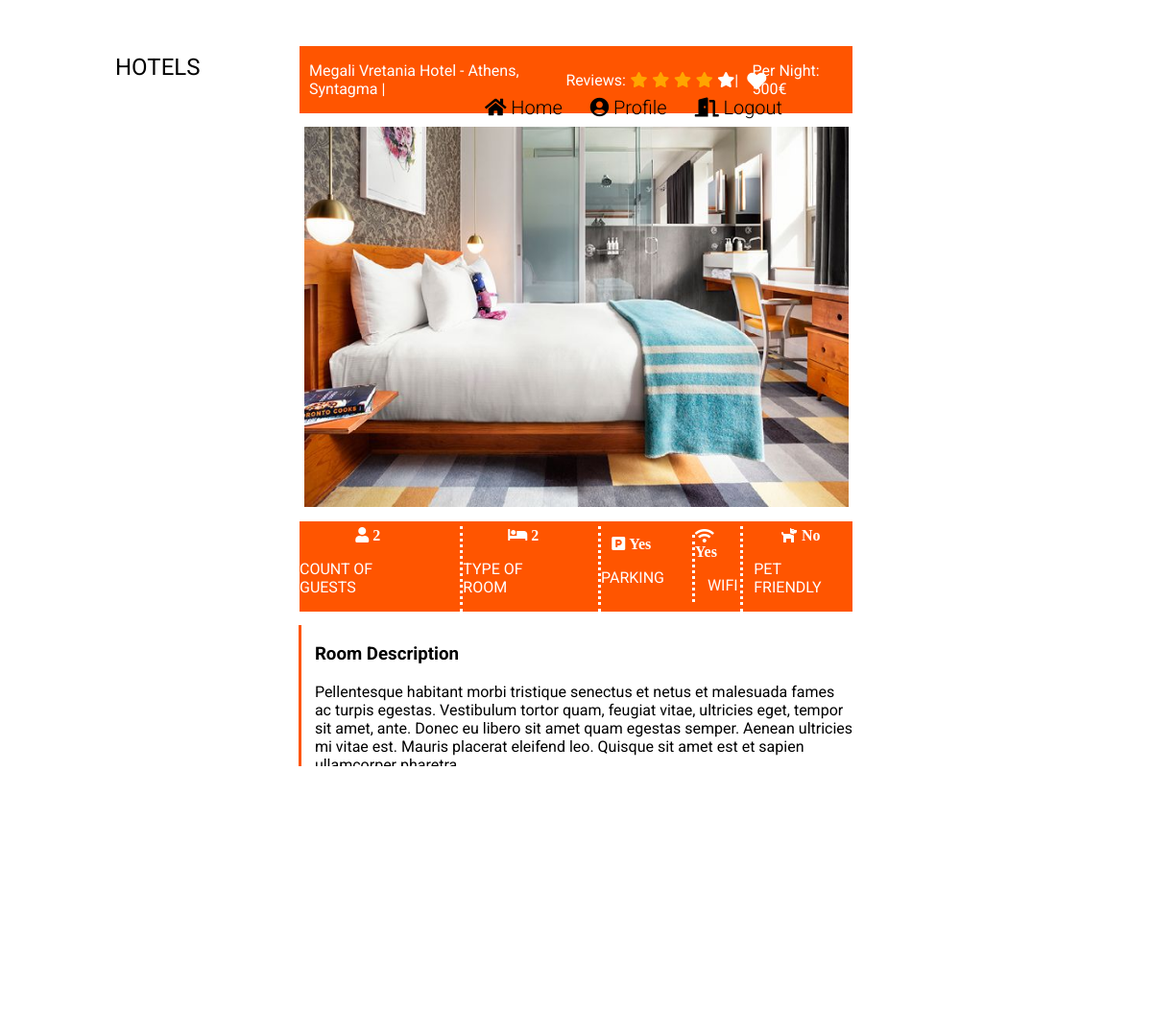
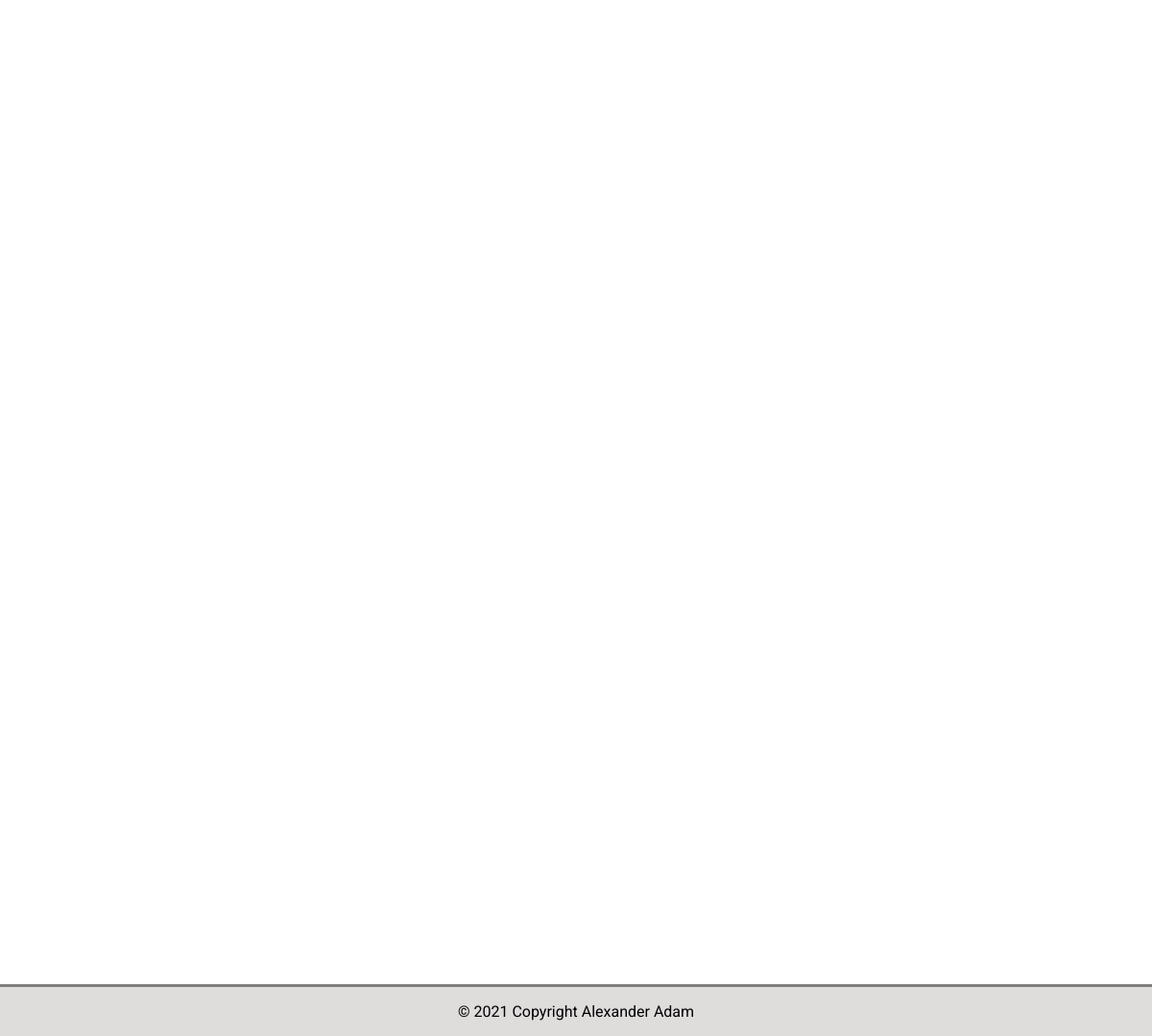
The page /hotel_app/public/room.php?room_id=2 (signed in) on the database its author committed (2 pictures, top to bottom).
### tables this page shows
CREATE TABLE `room` (
  `room_id` int(10) UNSIGNED NOT NULL,
  `type_id` int(10) UNSIGNED NOT NULL,
  `name` varchar(250) NOT NULL,
  `city` varchar(250) NOT NULL,
  `area` varchar(250) NOT NULL,
  `photo_url` varchar(250) NOT NULL,
  `count_of_guests` int(10) UNSIGNED NOT NULL,
  `price` int(10) UNSIGNED NOT NULL,
  `address` varchar(250) NOT NULL,
  `location_lat` decimal(10,7) NOT NULL,
  `location_long` decimal(10,7) NOT NULL,
  `description_short` varchar(250) NOT NULL,
  `description_long` text NOT NULL,
  `parking` tinyint(1) NOT NULL,
  `wifi` tinyint(1) NOT NULL,
  `pet_friendly` tinyint(1) NOT NULL,
  `avg_reviews` decimal(10,7) DEFAULT NULL,
  `count_reviews` int(10) UNSIGNED DEFAULT 0,
  `created_time` timestamp NOT NULL DEFAULT current_timestamp(),
  `updated_time` timestamp NOT NULL DEFAULT current_timestamp() ON UPDATE current_timestamp()
);

### hotel_app/boot/boot.php (called while the page is built, shortened)
<?php
spl_autoload_register(function ($class) {
    $class = str_replace("\\","/", $class);
});

### hotel_app/app/Hotel/Room.php (called while the page is built, shortened)
<?php
class Room extends BaseService
{
    public function get($roomId)
    {
        $parameters = [
            ':room_id' => $roomId,
        ];
        return $this->fetch('SELECT * FROM room WHERE room_id = :room_id', $parameters);
    }
}

### hotel_app/app/Hotel/BaseService.php (called while the page is built, shortened)
<?php
class BaseService
{
    private static $pdo;
    protected function initializePdo()
    {
        if (!empty(self::$pdo)){
            return;
        }
        $config = Configuration::getInstance();
        $databaseConfig = $config->getConfig()['database'];
        try{
        self::$pdo = new PDO(sprintf('mysql:host=%s;dbname=%s;charset=UTF8',
        $databaseConfig['host'],$databaseConfig['database']),$databaseConfig['user'],
        $databaseConfig['password'],
        [PDO::MYSQL_ATTR_INIT_COMMAND => "SET NAMES 'UTF8'"]);
        } catch (\PDOException $ex){
            throw new \Exception(sprintf('Could not connect to database. Error: %s', $ex->getMessage()));
        }
    }
    protected function fetch($sql, $parameters = [], $type = PDO::FETCH_ASSOC)
    {
        $statement = $this->getPdo()->prepare($sql);
        $status = $statement->execute($parameters);
        return $statement->fetch($type);
    }
    protected function getPdo()
    {
        return self::$pdo;
    }
}

### hotel_app/app/Hotel/User.php (called while the page is built, shortened)
<?php
class User extends BaseService
{
    private static $currentUserId;
    public static function getCurrentUserId()
    {
        return self::$currentUserId;
    }
    public static function setCurrentUserId($userId)
    {
        self::$currentUserId = $userId;
    }
}

### hotel_app/app/Hotel/Favorite.php (called while the page is built, shortened)
<?php
class Favorite extends BaseService
{
    public function isFavorite($roomId, $userId)
    {
        $parameters = [
            ':room_id' => $roomId,
            ':user_id' => $userId,
        ];
      $favorite =  $this->fetch('SELECT * FROM favorite WHERE room_id = :room_id AND user_id = :user_id', $parameters);
      return !empty($favorite);
    }
}

### hotel_app/public/room.php (the view, shortened to what this page needs)
<?php
    require __DIR__.'/../boot/boot.php';
    $room = new Room();
    $favorite = new Favorite();
    $roomId = $_REQUEST['room_id'];
    $roomInfo = $room->get($roomId);
    $userId = User::getCurrentUserId();
    $isFavorite = $favorite->isFavorite($roomId, $userId);
?>
<!DOCTYPE html>
<html lang="en">
<head>
    <link href="https://api.mapbox.com/mapbox-gl-js/v2.6.1/mapbox-gl.css" rel="stylesheet">
</head>
 <body>
    <header>
    <div class="container-header">
            <div class="header-logo">
                <p >HOTELS</p>
            </div>
            <div class="menu-bar">
            <ul>
                    <li>
                        <a href="../public/index.php" class="home-link">
                        <i class="fas fa-home"></i>
                            Home
                        </a>
                    </li>
                    <?php
                        if (empty($userId)) {
                    ?>
                    <li>
                        <a href="../public/login.php" class="login-link">
                            Login
                        </a>
                    </li>
                    <li>
                        <a href="../public/register.php" class="register-link">
                            Register
                        </a>
                    </li>
                    <?php
                        } else {
                    ?>
                    <li>
                    <a href="../public/profile.php" class="profile-link">
                    <i class="fas fa-user-circle"></i>
                        Profile
                    </a>
                    </li>
                    <li>
                    <a href="../public/logout.php" class="logout-link">
                    <i class="fas fa-door-open"></i>
                        Logout
                    </a>
                    </li>
                    <?php
                        }
                    ?>
                </ul>
            </div>
        </div>
    </header>
    <main>
        <section class="main-container">
            <section class="head-info">
                <div class="hotel-name-reviews">
                    <p class="name-text"> <?php echo sprintf('%s - %s, %s', $roomInfo['name'], $roomInfo['city'], $roomInfo['area'])?> | <p>
                </div>
                <div class="title-reviews">
                    <span>Reviews:</span>
                    <?php
                        $roomAvgReview = $roomInfo['avg_reviews'];
                        for ($i = 1; $i <=5; $i++) {
                            if ($roomAvgReview >= $i) {
                                ?>
                                <span class="fa fa-star checked"></span>
                                <?php
                            } else {
                                ?>
                                <span class="fa fa-star"></span>
                                <?php
                            }
                        }
                    ?>
                    |
                </div>
                <div class="title-reviews" id="favorite">
                    <form name = "favoriteForm" method = "POST"  class = "favoriteForm" action = "actions/favorite.php">
                            <button type="submit" class="fa fa-heart star <?php echo $isFavorite  ? 'selected' : ''; ?>" id="fav"></button>
                    </form>
                </div>
                <div class="money-text">Per Night: <?php echo $roomInfo['price'] ?>&euro; </div>
            </section>
            <div class="hotel-img">
                <img src="assets/images/<?php echo $roomInfo['photo_url'] ?>" alt="room image">
            </div>
            <section class="more-hotel-information">
                <div class="num-of-guests">
                    <i class="fas fa-user"> <?php echo sprintf('%s', $roomInfo['count_of_guests'])?> </i>
                    <p> COUNT OF GUESTS </p>
                </div>
                <div class="room-type">
                    <i class="fas fa-bed"> <?php echo sprintf('%s', $roomInfo['type_id'])?> </i>
                    <p> TYPE OF ROOM </p>
                </div>
                <div class="hotel-parking">
                    <i class="fas fa-parking"> <?php echo sprintf('%s', $roomInfo['parking'] == 1 ? 'Yes' : 'No')?></i>
                    <p> PARKING </p>
                </div>
                <div class="hotel-wifi">
                    <i class="fas fa-wifi"> <?php echo sprintf('%s', $roomInfo['wifi'] == 1 ? 'Yes' : 'No')?> </i>
                    <p style="margin-left: 28%;"> WIFI </p>
                </div>
                <div class="pet-friendly">
                    <i class="fas fa-dog"> <?php echo sprintf('%s', $roomInfo['pet_friendly'] == 1 ? 'Yes' : 'No')?> </i>
                    <p > PET FRIENDLY </p>
                </div>
            </section>
            <section class="hotel-description">
                <h3>
                    Room Description
                </h3>
                <p><?php echo sprintf('%s', $roomInfo['description_long'])?></p>
            </section>
        </section>
    </main>
    <footer>
        <p> &copy; 2021 Copyright Alexander Adam </p>
    </footer>
    <link rel="stylesheet" type="text/css" href="assets/css/style-room.css">
    <link  href="assets/css/fontawesome.min.css" rel="stylesheet">
    <link rel="stylesheet" href="//code.jquery.com/ui/1.13.0/themes/base/jquery-ui.css">
 </body>
</html>

### hotel_app/public/assets/css/style-room.css (style rules this page uses)
html { position: absolute; margin: 0; padding: 0; left: 0; right: 0; top: 0; bottom: 0; background: #fff; font-family: 'Roboto', sans-serif; font-weight: 400; overflow: auto; height: auto; }
body { margin: 0; padding: 0; background: #fff; font-family: 'Roboto', sans-serif; font-weight: 400; height: auto; }
body > header ul li { text-decoration: none; list-style-type: none; display: inline-block; }
a { font-weight: 300; text-decoration: none; list-style-type: none; color: black; }
ul li { text-decoration: none; list-style-type: none; }
img { width: 90%; height: 100%; }
header .header-logo { font-weight: 400; font-size: x-large; }
.container-header { position: fixed; top: 0; width: 100%; z-index: 99999; display: flex; align-items: center; }
li { margin-right: 25px; }
.home-link { font-size: 20px; }
.profile-link { font-size: 20px; }
.logout-link { font-size: 20px; }
.menu-bar { margin-left: auto; margin-right: 15%; }
.header-logo { padding-left: 10%; font-weight: 400; }
header ul { list-style: none; }
.main-container { display: flex; flex-direction: column; align-items: center; margin-left: auto; margin-right: auto; width: 60%; height: 750px; margin-top: 2%; overflow-y: auto; }
.head-info { display: flex; align-items: center; background: #ff5500; width: 80%; color: #fff; }
.hotel-name-reviews { display: flex; }
.title-reviews { display: flex; align-items: center; margin-left: 1%; }
.fa-star { margin-left: 3%; }
.checked { color: orange; }
.name-text { margin-left: 10px; }
.star { font-size: 20px; margin-left: 65%; cursor: pointer; border: none; background-color: #ff5500; color: #fff; margin-top: 3px; }
.money-text { margin-left: auto; margin-right: 1.5%; }
.hotel-img { margin-right: auto; margin-left: auto; display: flex; justify-content: center; margin-top: 2%; }
.more-hotel-information { display: flex; justify-content: space-around; align-items: center; margin-top: 2%; background: #ff5500; width: 80%; padding-top: 5px; color: #fff; }
.num-of-guests { border-right: dotted; padding: 0 5% 0 0; }
.fa-user { margin-left: 42%; }
.room-type { border-right: dotted; padding: 0 5% 0 0; }
.fa-bed { margin-left: 42%; }
.hotel-parking { border-right: dotted; padding: 0 5% 0 0; }
.fa-parking { margin-left: 17%; }
.pet-friendly { border-left: dotted; padding: 0 0 0 2%; }
.fa-dog { margin-left: 27%; }
.hotel-description { margin-top: 2%; width: 78%; border-left: #ff5500 solid 3px; padding: 0 0 0 2%; }
@media (max-width: 1322px) { .menu-bar { margin-right: 30%; } }
@media (max-width: 1322px) { .menu-bar { margin-top: 7%; } }
body > footer { background-color: #dfdcdc;; bottom: 0; position: fixed; width: 100%; text-align: center; border-top: 3px solid #808080; }

### rows shown on the page
room: name "Megali Vretania Hotel", city "Athens", area "Syntagma", price "500", photo_url (picture), count_of_guests "2", type "2", parking "Yes", wifi "Yes", pet_friendly "No", description_long "Pellentesque habitant morbi tristique senectus et netus et malesuada fames ac turpis egestas. Vestibulum tortor quam, feugiat vitae, ultricies eget, tempor sit amet, ante. Donec eu libero sit amet quam egestas semper. Aenean ultricies mi vitae est. Mauris placerat eleifend leo. Quisque sit amet est et sapien…"
